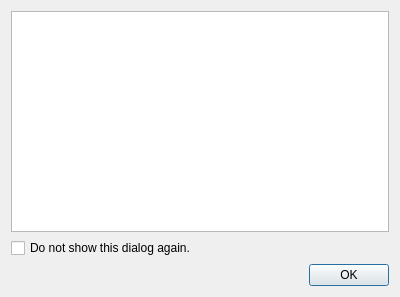
<?xml version="1.0" encoding="UTF-8"?>
<ui version="4.0">
 <class>FormHelp</class>
 <widget class="QDialog" name="FormHelp">
  <property name="geometry">
   <rect>
    <x>0</x>
    <y>0</y>
    <width>400</width>
    <height>297</height>
   </rect>
  </property>
  <property name="windowTitle">
   <string>Help</string>
  </property>
  <layout class="QVBoxLayout" name="verticalLayout">
   <item>
    <widget class="QTextBrowser" name="m_txtHelp">
     <property name="html">
      <string notr="true">&lt;!DOCTYPE HTML PUBLIC &quot;-//W3C//DTD HTML 4.0//EN&quot; &quot;http://www.w3.org/TR/REC-html40/strict.dtd&quot;&gt;
&lt;html&gt;&lt;head&gt;&lt;meta name=&quot;qrichtext&quot; content=&quot;1&quot; /&gt;&lt;style type=&quot;text/css&quot;&gt;
p, li { white-space: pre-wrap; }
&lt;/style&gt;&lt;/head&gt;&lt;body style=&quot; font-family:'MS Shell Dlg 2'; font-size:8.25pt; font-weight:400; font-style:normal;&quot;&gt;
&lt;p style=&quot;-qt-paragraph-type:empty; margin-top:0px; margin-bottom:0px; margin-left:0px; margin-right:0px; -qt-block-indent:0; text-indent:0px; font-size:8pt;&quot;&gt;&lt;br /&gt;&lt;/p&gt;&lt;/body&gt;&lt;/html&gt;</string>
     </property>
     <property name="textInteractionFlags">
      <set>Qt::TextBrowserInteraction</set>
     </property>
     <property name="openExternalLinks">
      <bool>true</bool>
     </property>
    </widget>
   </item>
   <item>
    <widget class="QCheckBox" name="m_cmbDoNotShowAgain">
     <property name="text">
      <string>Do not show this dialog again.</string>
     </property>
    </widget>
   </item>
   <item>
    <widget class="QDialogButtonBox" name="m_buttonBox">
     <property name="standardButtons">
      <set>QDialogButtonBox::Ok</set>
     </property>
    </widget>
   </item>
  </layout>
 </widget>
 <resources/>
 <connections>
  <connection>
   <sender>m_buttonBox</sender>
   <signal>accepted()</signal>
   <receiver>FormHelp</receiver>
   <slot>accept()</slot>
   <hints>
    <hint type="sourcelabel">
     <x>199</x>
     <y>279</y>
    </hint>
    <hint type="destinationlabel">
     <x>199</x>
     <y>149</y>
    </hint>
   </hints>
  </connection>
 </connections>
</ui>
